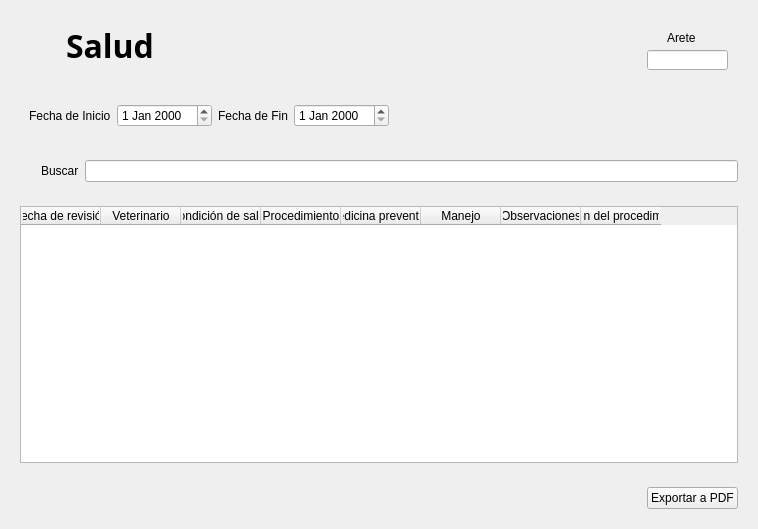
<?xml version="1.0" encoding="UTF-8"?>
<ui version="4.0">
 <class>widget_4</class>
 <widget class="QWidget" name="widget_4">
  <property name="geometry">
   <rect>
    <x>0</x>
    <y>0</y>
    <width>758</width>
    <height>529</height>
   </rect>
  </property>
  <property name="windowTitle">
   <string>SDLG - Animales</string>
  </property>
  <layout class="QVBoxLayout" name="verticalLayout">
   <item>
    <widget class="QWidget" name="widget" native="true">
     <layout class="QGridLayout" name="gridLayout_2">
      <item row="0" column="2">
       <spacer name="horizontalSpacer">
        <property name="orientation">
         <enum>Qt::Horizontal</enum>
        </property>
        <property name="sizeHint" stdset="0">
         <size>
          <width>40</width>
          <height>20</height>
         </size>
        </property>
       </spacer>
      </item>
      <item row="0" column="3">
       <widget class="QWidget" name="widget_6" native="true">
        <property name="minimumSize">
         <size>
          <width>101</width>
          <height>51</height>
         </size>
        </property>
        <property name="maximumSize">
         <size>
          <width>101</width>
          <height>51</height>
         </size>
        </property>
        <widget class="QLabel" name="label_14">
         <property name="geometry">
          <rect>
           <x>30</x>
           <y>10</y>
           <width>61</width>
           <height>16</height>
          </rect>
         </property>
         <property name="text">
          <string>Arete</string>
         </property>
        </widget>
        <widget class="QLineEdit" name="lineEdit_5">
         <property name="geometry">
          <rect>
           <x>10</x>
           <y>30</y>
           <width>81</width>
           <height>20</height>
          </rect>
         </property>
        </widget>
        <widget class="QLabel" name="label_15">
         <property name="geometry">
          <rect>
           <x>10</x>
           <y>10</y>
           <width>16</width>
           <height>16</height>
          </rect>
         </property>
         <property name="text">
          <string/>
         </property>
         <property name="pixmap">
          <pixmap resource="resources.qrc">:/icons/img/icons/seguridad2.png</pixmap>
         </property>
         <property name="scaledContents">
          <bool>true</bool>
         </property>
        </widget>
       </widget>
      </item>
      <item row="0" column="1">
       <widget class="QLabel" name="label">
        <property name="font">
         <font>
          <family>Segoe UI Variable Display Semib</family>
          <pointsize>24</pointsize>
          <weight>75</weight>
          <bold>true</bold>
         </font>
        </property>
        <property name="text">
         <string>Salud</string>
        </property>
       </widget>
      </item>
      <item row="0" column="0">
       <widget class="QLabel" name="label_2">
        <property name="minimumSize">
         <size>
          <width>40</width>
          <height>40</height>
         </size>
        </property>
        <property name="maximumSize">
         <size>
          <width>40</width>
          <height>40</height>
         </size>
        </property>
        <property name="text">
         <string/>
        </property>
        <property name="pixmap">
         <pixmap resource="resources.qrc">:/icons/img/icons/Ndoctor.png</pixmap>
        </property>
        <property name="scaledContents">
         <bool>true</bool>
        </property>
       </widget>
      </item>
     </layout>
    </widget>
   </item>
   <item>
    <widget class="QWidget" name="widget_8" native="true">
     <layout class="QHBoxLayout" name="horizontalLayout_4">
      <item>
       <widget class="QWidget" name="widget_7" native="true">
        <layout class="QHBoxLayout" name="horizontalLayout_3">
         <item>
          <widget class="QLabel" name="label_5">
           <property name="text">
            <string>Fecha de Inicio</string>
           </property>
          </widget>
         </item>
         <item>
          <widget class="QDateEdit" name="dateEdit"/>
         </item>
         <item>
          <widget class="QLabel" name="label_6">
           <property name="text">
            <string>Fecha de Fin</string>
           </property>
          </widget>
         </item>
         <item>
          <widget class="QDateEdit" name="dateEdit_2"/>
         </item>
        </layout>
       </widget>
      </item>
      <item>
       <spacer name="horizontalSpacer_3">
        <property name="orientation">
         <enum>Qt::Horizontal</enum>
        </property>
        <property name="sizeHint" stdset="0">
         <size>
          <width>390</width>
          <height>20</height>
         </size>
        </property>
       </spacer>
      </item>
     </layout>
    </widget>
   </item>
   <item>
    <widget class="QWidget" name="widget_2" native="true">
     <layout class="QHBoxLayout" name="horizontalLayout_2">
      <item>
       <widget class="QLabel" name="label_4">
        <property name="minimumSize">
         <size>
          <width>15</width>
          <height>15</height>
         </size>
        </property>
        <property name="maximumSize">
         <size>
          <width>15</width>
          <height>15</height>
         </size>
        </property>
        <property name="text">
         <string/>
        </property>
        <property name="pixmap">
         <pixmap resource="resources.qrc">:/icons/img/icons/search.png</pixmap>
        </property>
        <property name="scaledContents">
         <bool>true</bool>
        </property>
       </widget>
      </item>
      <item>
       <widget class="QLabel" name="label_3">
        <property name="text">
         <string>Buscar</string>
        </property>
       </widget>
      </item>
      <item>
       <widget class="QLineEdit" name="lineEdit"/>
      </item>
     </layout>
    </widget>
   </item>
   <item>
    <widget class="QWidget" name="widget_3" native="true">
     <layout class="QGridLayout" name="gridLayout">
      <item row="0" column="0">
       <widget class="QTableWidget" name="tableWidget">
        <attribute name="horizontalHeaderMinimumSectionSize">
         <number>39</number>
        </attribute>
        <attribute name="horizontalHeaderDefaultSectionSize">
         <number>80</number>
        </attribute>
        <column>
         <property name="text">
          <string>Fecha de revisión</string>
         </property>
        </column>
        <column>
         <property name="text">
          <string>Veterinario</string>
         </property>
        </column>
        <column>
         <property name="text">
          <string>Condición de salud</string>
         </property>
        </column>
        <column>
         <property name="text">
          <string>Procedimiento</string>
         </property>
        </column>
        <column>
         <property name="text">
          <string>Medicina preventiva</string>
         </property>
        </column>
        <column>
         <property name="text">
          <string>Manejo</string>
         </property>
        </column>
        <column>
         <property name="text">
          <string>Observaciones</string>
         </property>
        </column>
        <column>
         <property name="text">
          <string>Imagen del procedimiento </string>
         </property>
        </column>
       </widget>
      </item>
     </layout>
    </widget>
   </item>
   <item>
    <widget class="QWidget" name="widget_5" native="true">
     <layout class="QHBoxLayout" name="horizontalLayout_5">
      <item>
       <spacer name="horizontalSpacer_2">
        <property name="orientation">
         <enum>Qt::Horizontal</enum>
        </property>
        <property name="sizeHint" stdset="0">
         <size>
          <width>632</width>
          <height>20</height>
         </size>
        </property>
       </spacer>
      </item>
      <item>
       <widget class="QPushButton" name="pushButton">
        <property name="text">
         <string>Exportar a PDF</string>
        </property>
        <property name="icon">
         <iconset resource="resources.qrc">
          <normaloff>:/icons/img/icons/cargar.png</normaloff>:/icons/img/icons/cargar.png</iconset>
        </property>
       </widget>
      </item>
     </layout>
    </widget>
   </item>
  </layout>
 </widget>
 <resources>
  <include location="resources.qrc"/>
  <include location="../../.designer/backup/resources.qrc"/>
 </resources>
 <connections/>
</ui>
